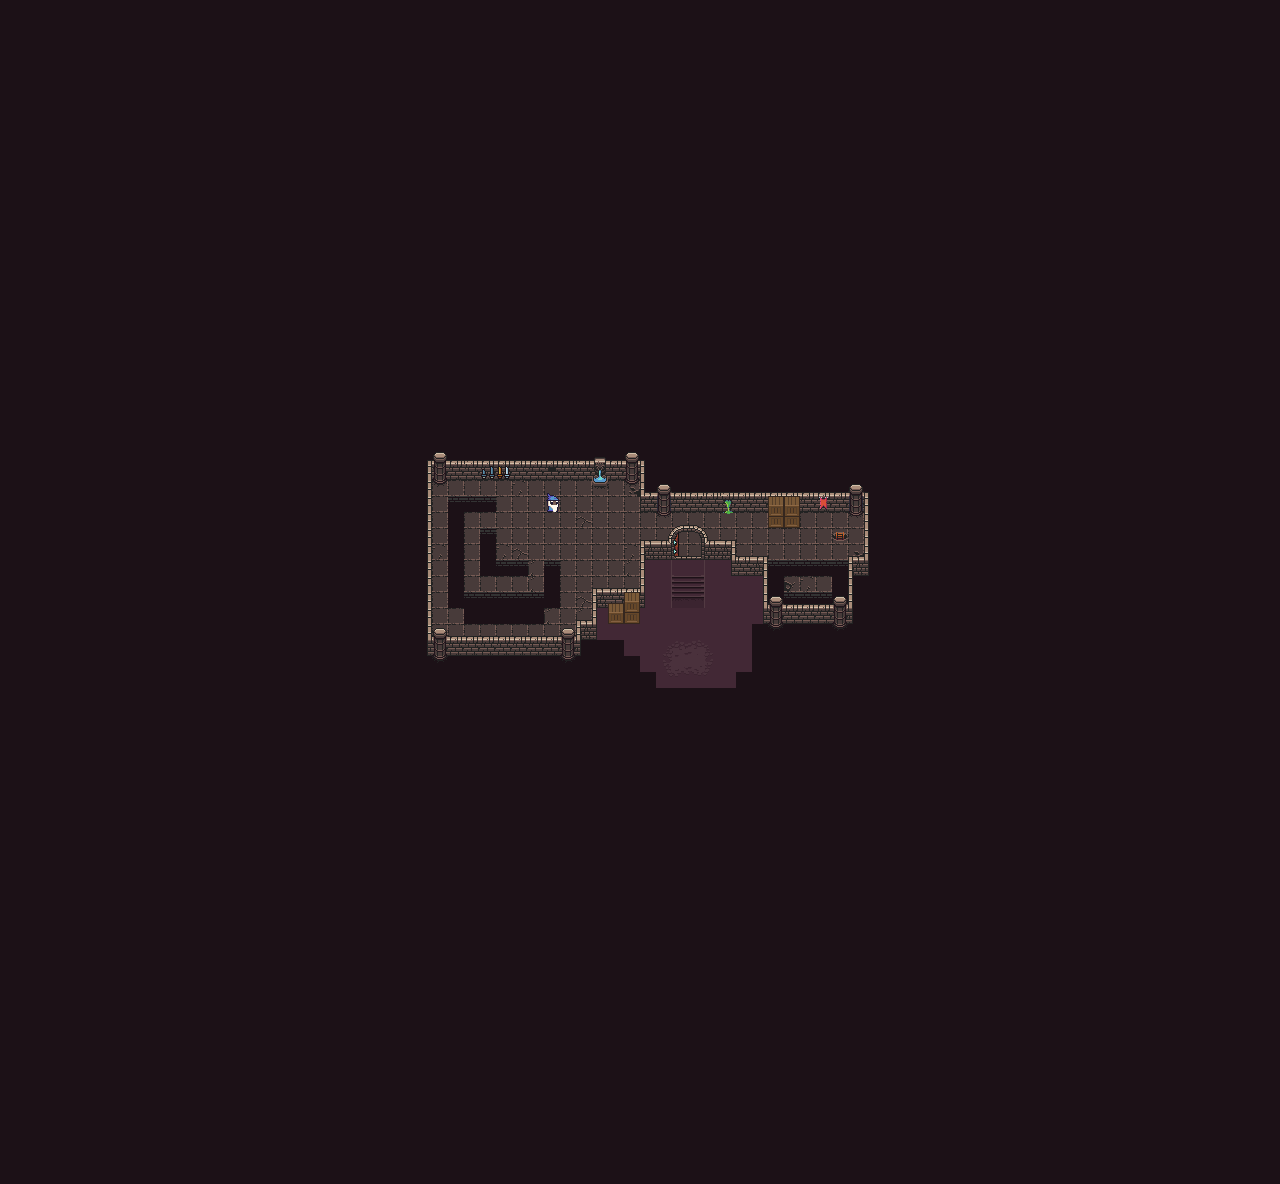

Tiled map render using the project's own tile images. Description and the map definition, with tile-layer contents summarised, below:
An orthogonal 80x74 tile map with 16x16 px tiles, 7 tile layers (UnderGround, Ground, Hole, Walls, ...), 3 tilesets and 43 objects (28x wall, 10x hole, life, spawn, end, ...).

<map version="1.2" tiledversion="1.2.0" orientation="orthogonal" renderorder="right-down" width="80" height="74" tilewidth="16" tileheight="16" infinite="0" nextlayerid="41" nextobjectid="88">
 <tileset firstgid="1" source="Dungeon3-16x16.tsx" />
 <tileset firstgid="257" source="Dungeon3-16x16-itens.tsx" />
 <tileset firstgid="513" source="Dungeon3-16x16-itens2.tsx" />
 <layer id="34" name="UnderGround" width="80" height="74">
  <data>[5920 cells, 5920 non-empty, 2 distinct tile ids]</data>
 </layer>
 <layer id="35" name="Ground" width="80" height="74">
  <data>[5920 cells, 211 non-empty, 21 distinct tile ids]</data>
 </layer>
 <layer id="36" name="Hole" width="80" height="74">
  <data>[5920 cells, 0 non-empty, 0 distinct tile ids]</data>
 </layer>
 <layer id="37" name="Walls" width="80" height="74">
  <data>[5920 cells, 144 non-empty, 27 distinct tile ids]</data>
 </layer>
 <layer id="38" name="Shadow" width="80" height="74">
  <data>[5920 cells, 6 non-empty, 2 distinct tile ids]</data>
 </layer>
 <layer id="39" name="UpperCharacter" width="80" height="74">
  <data>[5920 cells, 40 non-empty, 15 distinct tile ids]</data>
 </layer>
 <layer id="40" name="Decoration" width="80" height="74">
  <data>[5920 cells, 39 non-empty, 28 distinct tile ids]</data>
 </layer>
 <objectgroup id="9" name="walls">
  <object id="17" name="wall" x="864" y="492" width="5.33333" height="84" />
  <object id="18" name="wall" x="848" y="560" width="16" height="15.9997" />
  <object id="19" name="wall" x="848" y="576" width="5.33333" height="48" />
  <object id="20" name="wall" x="768" y="608" width="79.9997" height="15.9997" />
  <object id="21" name="wall" x="764" y="560" width="4" height="64" />
  <object id="22" name="wall" x="736" y="560" width="28" height="16" />
  <object id="23" name="wall" x="730.667" y="544" width="5.33333" height="32" />
  <object id="24" name="wall" x="704" y="544" width="26.6667" height="17.7778" />
  <object id="25" name="wall" x="644" y="544" width="28" height="16" />
  <object id="26" name="wall" x="640" y="544" width="4" height="60" />
  <object id="28" name="wall" x="596" y="592" width="44" height="12" />
  <object id="29" name="wall" x="592" y="592" width="4" height="48" />
  <object id="30" name="wall" x="580" y="624" width="12" height="16" />
  <object id="31" name="wall" x="576" y="624" width="4" height="32" />
  <object id="32" name="wall" x="432" y="640" width="144" height="16" />
  <object id="33" name="wall" x="428" y="460" width="4" height="196" />
  <object id="36" name="wall" x="432" y="460" width="160" height="9.33333" />
  <object id="37" name="wall" x="640" y="460" width="4" height="41.3333" />
  <object id="38" name="wall" x="644" y="492" width="220" height="9.33333" />
  <object id="54" name="wall" x="608" y="460" width="32" height="9.33333" />
  <object id="56" name="wall" x="768" y="501.333" width="32" height="26.6667" />
  <object id="58" name="wall" x="608" y="604" width="32" height="20" />
  <object id="59" name="wall" x="594.667" y="640" width="28" height="16" />
  <object id="55" name="wall" type="life" x="592" y="460" width="16" height="20" />
  <object id="80" name="wall" x="624" y="656" width="16" height="16" />
  <object id="82" name="wall" x="640" y="672" width="16" height="16" />
  <object id="83" name="wall" x="656" y="688" width="80" height="16" />
  <object id="84" name="wall" x="736" y="672" width="16" height="16" />
  <object id="85" name="wall" x="752" y="624" width="16" height="48" />
 </objectgroup>
 <objectgroup id="17" name="holes">
  <object id="63" name="hole" x="450.667" y="498.667" width="42.6667" height="5.33333" />
  <object id="64" name="hole" x="450.667" y="504" width="10.6667" height="96" />
  <object id="65" name="hole" x="469.333" y="602.667" width="66.6667" height="16" />
  <object id="66" name="hole" x="546.667" y="565.333" width="10.6667" height="40" />
  <object id="67" name="hole" x="482.667" y="530.667" width="10.6667" height="37.3333" />
  <object id="68" name="hole" x="496" y="562.667" width="26.667" height="5.33333" />
  <object id="69" name="hole" x="770.667" y="565.333" width="10.6667" height="42.6667" />
  <object id="70" name="hole" x="784" y="565.333" width="48" height="8" />
  <object id="71" name="hole" x="784" y="597.333" width="48" height="10.6667" />
  <object id="72" name="hole" x="834.667" y="565.333" width="8" height="42.6667" />
 </objectgroup>
 <objectgroup id="18" name="triggers">
  <object id="74" name="spawn" x="685.333" y="664">
   <point />
  </object>
  <object id="75" name="end" x="832" y="528" width="16" height="16" />
  <object id="76" name="door" x="672" y="546.667" width="32" height="16" />
  <object id="87" name="save" x="544" y="496" width="16" height="16" />
 </objectgroup>
</map>
